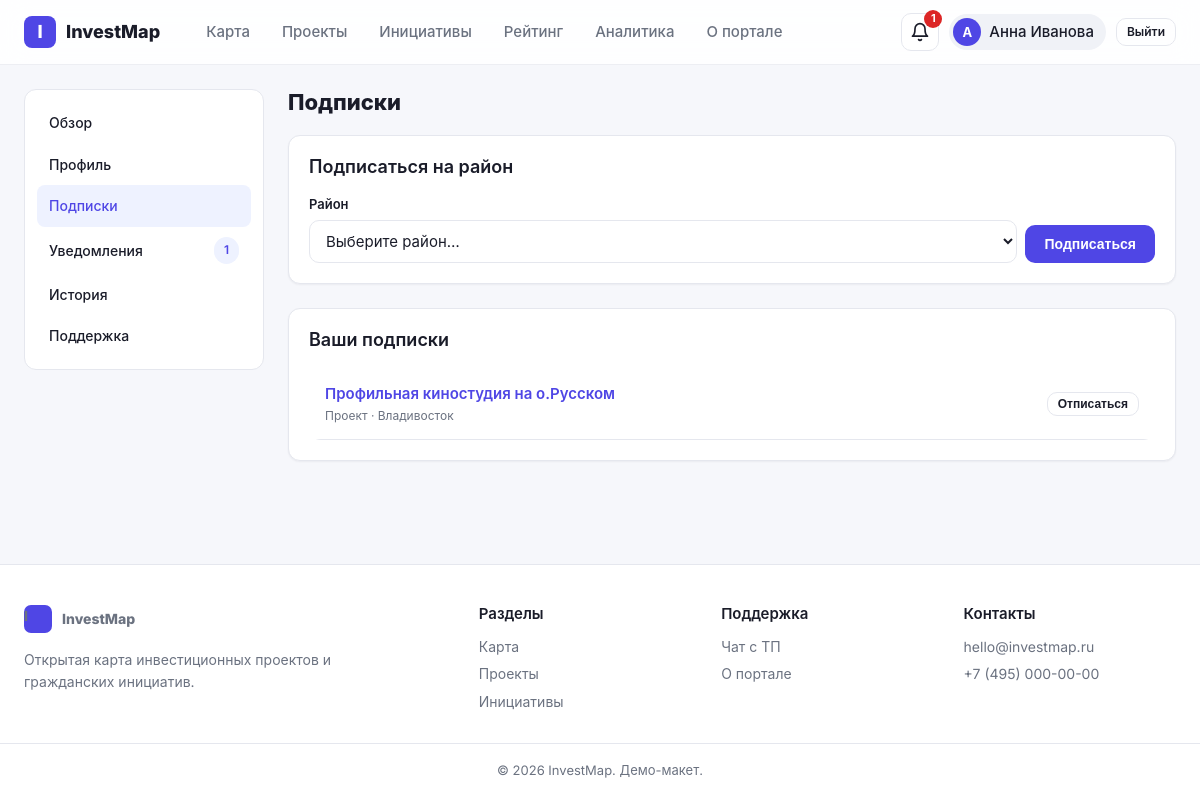
The page /cabinet/subscriptions (signed in) on the database its author committed.
### app/models.py (models this page shows, shortened)
class User(UserMixin, db.Model):
    __tablename__ = "users"
    id = db.Column(db.Integer, primary_key=True)
    email = db.Column(db.String(120), unique=True, nullable=False, index=True)
    name = db.Column(db.String(120), nullable=False)
    password_hash = db.Column(db.String(255), nullable=False)
    role = db.Column(db.String(20), default="user", nullable=False)  # user | moderator | admin
    avatar = db.Column(db.String(255))
    profile_type = db.Column(db.String(20), default="physical", nullable=False)
    company_name = db.Column(db.String(200))  # для инвесторов
    inn = db.Column(db.String(20))            # ИНН
    phone = db.Column(db.String(40))
    bio = db.Column(db.Text)                  # о себе / о компании
    email_notifications = db.Column(db.Boolean, default=True, nullable=False)
    created_at = db.Column(db.DateTime, default=datetime.utcnow)
    comments = db.relationship("Comment", back_populates="user", cascade="all, delete-orphan")
    subscriptions = db.relationship("Subscription", back_populates="user", cascade="all, delete-orphan")
    notifications = db.relationship("Notification", back_populates="user", cascade="all, delete-orphan")
    activities = db.relationship("Activity", back_populates="user", cascade="all, delete-orphan")
    donations = db.relationship("Donation", back_populates="user", cascade="all, delete-orphan")
    votes = db.relationship("InitiativeVote", back_populates="user", cascade="all, delete-orphan")
    tickets = db.relationship("SupportTicket", back_populates="user", cascade="all, delete-orphan")
    interests = db.relationship("InvestorInterest", back_populates="user", cascade="all, delete-orphan")
    @property
    def is_moderator(self):
        return self.role in ("moderator", "admin")
    @property
    def is_investor(self):
        return self.profile_type == "investor"

class Subscription(db.Model):
    __tablename__ = "subscriptions"
    id = db.Column(db.Integer, primary_key=True)
    user_id = db.Column(db.Integer, db.ForeignKey("users.id"), nullable=False)
    project_id = db.Column(db.Integer, db.ForeignKey("projects.id"), nullable=True)
    initiative_id = db.Column(db.Integer, db.ForeignKey("initiatives.id"), nullable=True)
    district = db.Column(db.String(60), nullable=True)
    created_at = db.Column(db.DateTime, default=datetime.utcnow)
    user = db.relationship("User", back_populates="subscriptions")
    project = db.relationship("Project")
    initiative = db.relationship("Initiative")

class Project(db.Model):
    __tablename__ = "projects"
    id = db.Column(db.Integer, primary_key=True)
    title = db.Column(db.String(200), nullable=False)
    slug = db.Column(db.String(220), unique=True, nullable=False, index=True)
    short_description = db.Column(db.String(300), nullable=False)
    description = db.Column(db.Text, nullable=False)
    goal = db.Column(db.Text)  # цель проекта
    type = db.Column(db.String(40), nullable=False, index=True)
    status = db.Column(db.String(40), nullable=False, index=True)
    district = db.Column(db.String(60), nullable=False, index=True)
    lat = db.Column(db.Float, nullable=False)
    lng = db.Column(db.Float, nullable=False)
    address = db.Column(db.String(255))
    start_date = db.Column(db.Date)
    end_date = db.Column(db.Date)
    budget = db.Column(db.BigInteger)  # ₽
    responsible = db.Column(db.String(200))  # ответственные: ведомство/компания
    cover = db.Column(db.String(255))  # путь к обложке
    created_at = db.Column(db.DateTime, default=datetime.utcnow)
    media = db.relationship("ProjectMedia", back_populates="project", cascade="all, delete-orphan")
    timeline = db.relationship(
        "TimelineEvent", back_populates="project", cascade="all, delete-orphan", order_by="TimelineEvent.date"
    )
    jobs = db.relationship("Job", back_populates="project", cascade="all, delete-orphan")
    comments = db.relationship(
        "Comment", back_populates="project", cascade="all, delete-orphan", order_by="Comment.created_at"
    )

### app/blueprints/cabinet.py (the view, shortened to what this page needs)
@bp.route("/subscriptions", methods=["GET", "POST"])
@login_required
def subscriptions():
    subs = Subscription.query.filter_by(user_id=current_user.id).order_by(
        Subscription.created_at.desc()
    ).all()
    return render_template("cabinet/subscriptions.html", subs=subs)

### app/templates/cabinet/subscriptions.html (shortened to what this page needs)
{% extends "base.html" %}
{% block content %}
<div class="container">
<div class="cabinet-layout">
    {% include "cabinet/_nav.html" %}
    <div>
        <h1 class="cabinet-title">Подписки</h1>
        <div class="card mb-3">
            <h3 class="mb-2">Подписаться на район</h3>
            <form method="post" class="flex gap-sm" style="align-items:end; flex-wrap:wrap;">
                <div class="form-row" style="flex:1;min-width:220px;margin-bottom:0;">
                    <label>Район</label>
                    <select name="district" required>
                        <option value="">Выберите район…</option>
                    </select>
                </div>
                <button class="btn btn--primary" type="submit">Подписаться</button>
            </form>
        </div>
        <div class="card">
            <h3 class="mb-2">Ваши подписки</h3>
            {% if subs %}
                <div class="list-group" style="border:none;">
                    {% for s in subs %}
                        <div class="list-item" style="border-bottom:1px solid var(--border);">
                            <div class="list-item__main">
                                {% if s.project %}
                                    <div class="list-item__title"><a href="{{ url_for('projects.detail', slug=s.project.slug) }}">{{ s.project.title }}</a></div>
                                    <div class="list-item__meta">Проект · {{ s.project.district }}</div>
                                {% else %}
                                    <div class="list-item__title">Район «{{ s.district }}»</div>
                                    <div class="list-item__meta">Все проекты района</div>
                                {% endif %}
                            </div>
                            <form method="post" action="{{ url_for('cabinet.remove_subscription', sub_id=s.id) }}">
                                <button class="btn btn--ghost btn--sm" type="submit">Отписаться</button>
                            </form>
                        </div>
                    {% endfor %}
                </div>
            {% else %}
                <div class="empty-state">Подписок пока нет.</div>
            {% endif %}
        </div>
    </div>
</div>
</div>
{% endblock %}

### app/templates/base.html (shortened to what this page needs)
<!doctype html>
<html lang="ru">
<head>
    <link rel="stylesheet" href="https://unpkg.com/leaflet@1.9.4/dist/leaflet.css">
    <link rel="stylesheet" href="{{ url_for('static', filename='css/style.css') }}">
</head>
<body>
<header class="topbar">
    <div class="container topbar__inner">
        <a class="brand" href="{{ url_for('main.index') }}">
            <span class="brand__logo">I</span>
            <span class="brand__name">InvestMap</span>
        </a>
        <nav class="nav">
            <a href="{{ url_for('main.index') }}" class="nav__link {% if request.endpoint == 'main.index' %}active{% endif %}">Карта</a>
            <a href="{{ url_for('projects.list_projects') }}" class="nav__link {% if request.blueprint == 'projects' %}active{% endif %}">Проекты</a>
            <a href="{{ url_for('initiatives.list_initiatives') }}" class="nav__link {% if request.blueprint == 'initiatives' %}active{% endif %}">Инициативы</a>
            <a href="{{ url_for('initiatives.top') }}" class="nav__link {% if request.endpoint == 'initiatives.top' %}active{% endif %}">Рейтинг</a>
            <a href="{{ url_for('main.analytics') }}" class="nav__link {% if request.endpoint == 'main.analytics' %}active{% endif %}">Аналитика</a>
            <a href="{{ url_for('main.about') }}" class="nav__link {% if request.endpoint == 'main.about' %}active{% endif %}">О портале</a>
        </nav>
        <div class="topbar__actions">
            {% if current_user.is_authenticated %}
                <a href="{{ url_for('cabinet.notifications') }}" class="icon-btn" title="Уведомления">
                    <svg width="20" height="20" viewBox="0 0 24 24" fill="none" stroke="currentColor" stroke-width="2" stroke-linecap="round" stroke-linejoin="round"><path d="M6 8a6 6 0 0 1 12 0c0 7 3 9 3 9H3s3-2 3-9"/><path d="M10.3 21a1.94 1.94 0 0 0 3.4 0"/></svg>
                    {% if unread_notifications %}<span class="badge">{{ unread_notifications }}</span>{% endif %}
                </a>
                <a href="{{ url_for('cabinet.index') }}" class="user-chip">
                    <span class="user-chip__avatar">{{ current_user.name[:1]|upper }}</span>
                    <span class="user-chip__name">{{ current_user.name }}</span>
                </a>
                <a href="{{ url_for('auth.logout') }}" class="btn btn--ghost btn--sm">Выйти</a>
            {% else %}
                <a href="{{ url_for('auth.login') }}" class="btn btn--ghost btn--sm">Войти</a>
                <a href="{{ url_for('auth.register') }}" class="btn btn--primary btn--sm">Регистрация</a>
            {% endif %}
        </div>
    </div>
</header>
<main class="main {% block main_class %}{% endblock %}">
    {% block content %}{% endblock %}
</main>
<footer class="footer">
    <div class="container footer__inner">
        <div class="footer__col">
            <div class="brand brand--sm">
                <span class="brand__logo">I</span>
                <span class="brand__name">InvestMap</span>
            </div>
            <p class="footer__tagline">Открытая карта инвестиционных проектов и гражданских инициатив.</p>
        </div>
        <div class="footer__col">
            <h4>Разделы</h4>
            <a href="{{ url_for('main.index') }}">Карта</a>
            <a href="{{ url_for('projects.list_projects') }}">Проекты</a>
            <a href="{{ url_for('initiatives.list_initiatives') }}">Инициативы</a>
        </div>
        <div class="footer__col">
            <h4>Поддержка</h4>
            {% if current_user.is_authenticated %}
                <a href="{{ url_for('cabinet.support') }}">Чат с ТП</a>
            {% else %}
                <a href="{{ url_for('auth.login') }}">Войти</a>
            {% endif %}
            <a href="{{ url_for('main.about') }}">О портале</a>
        </div>
        <div class="footer__col">
            <h4>Контакты</h4>
            <a href="mailto:hello@investmap.ru">hello@investmap.ru</a>
            <span>+7 (495) 000-00-00</span>
        </div>
    </div>
    <div class="container footer__bottom">© {{ 2026 }} InvestMap. Демо-макет.</div>
</footer>
</body>
</html>

### rows shown on the page
User: name "А", name "Анна Иванова"
Subscription: project "Профильная киностудия на о.Русском", project.district "Владивосток"

### other values the page prints
{{ unread_notifications }} "1"
{{ 2026 }} "2026"
